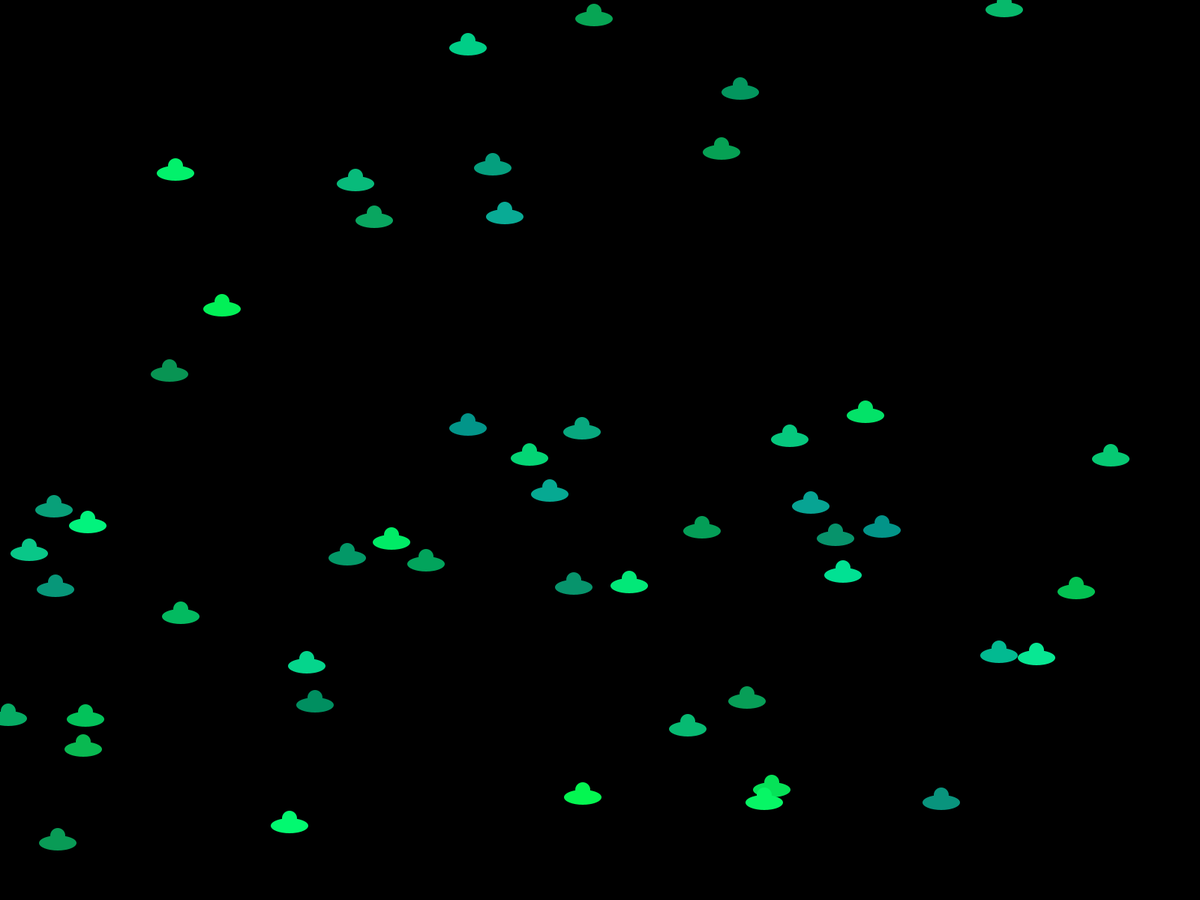
Frame 1 (no input)
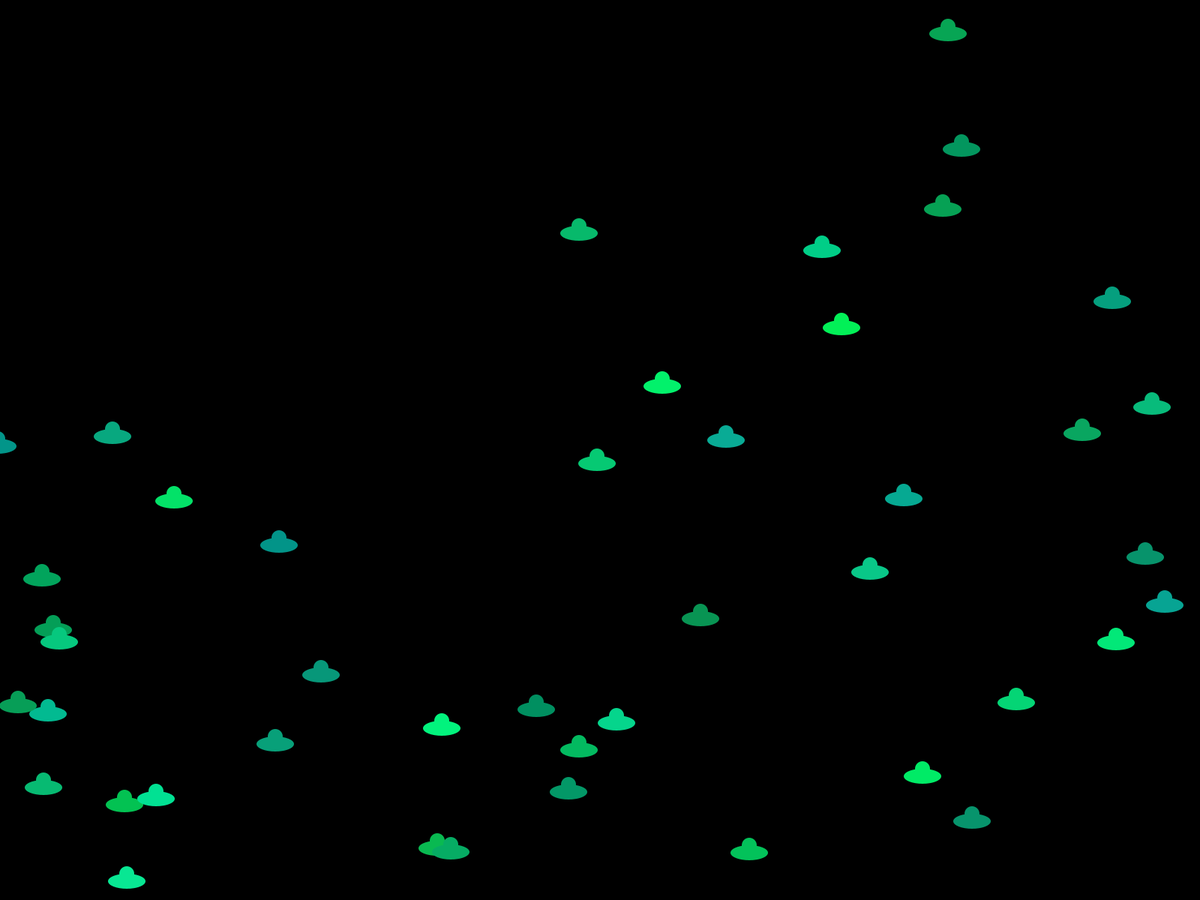
Frame 60 (the mouse pressed at the canvas centre just before this capture)
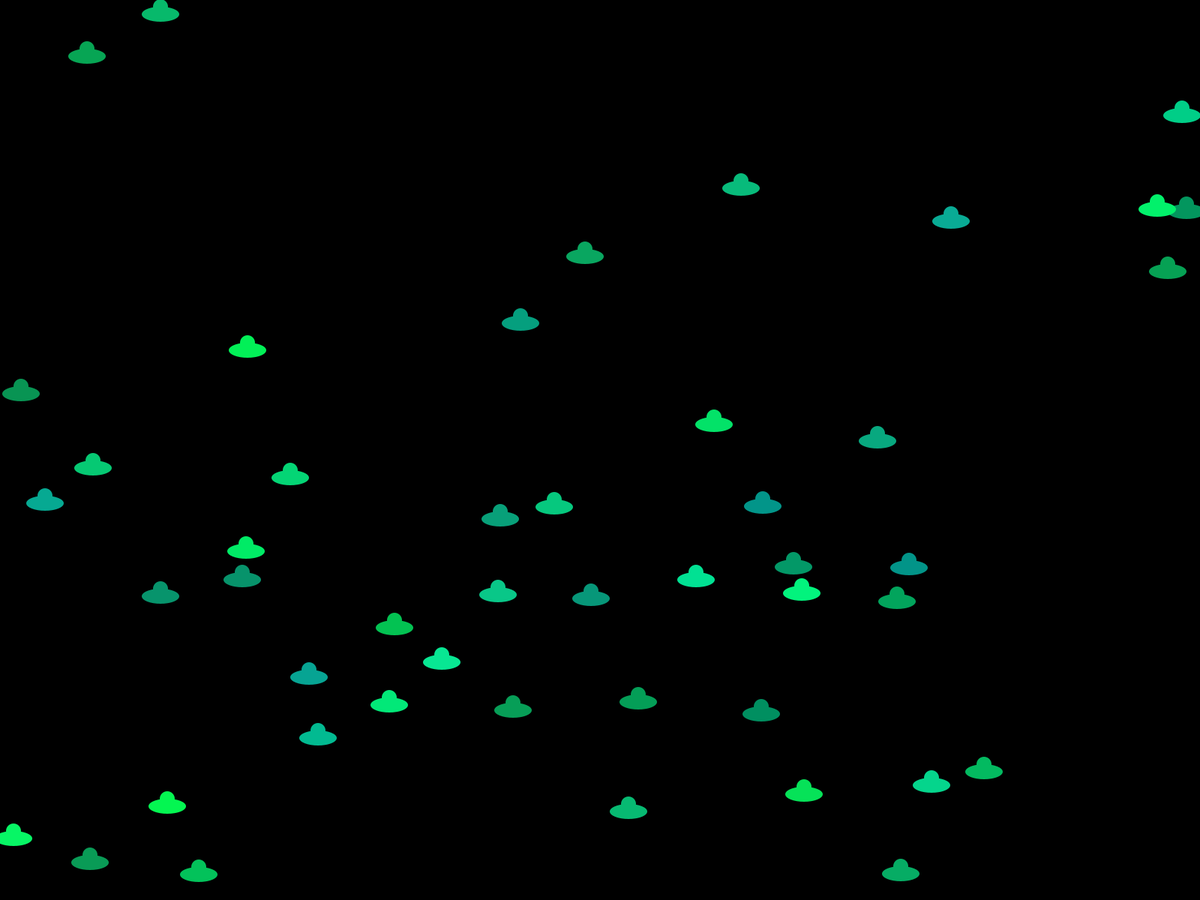
Frame 120 (the mouse held since frame 60 and released just before this capture)

The Processing sketch that drew these frames (run headless with seeded random() and noise(); from frame 60 on, the mouse is pressed at the canvas centre):

// Processing sketch: classes_arrayLists
// ── classes_arrayLists.pde
Ship[] ufo;
int num = 50;


void setup(){
  fullScreen();
  smooth();
  noStroke();
  background(0);
  
  ufo = new Ship[num];
  
  for(int i = 0; i < num; i ++){
    ufo[i] = new Ship();
      
  }
}

void draw(){
  background(0);
  for(int i = 0; i< num; i++){
    ufo[i].drawShip();
    ufo[i].floatShip();
  }
}
// ── Ship.pde
class Ship{
  //variables
  color col;
  int xVel;
  float yVel;
  int rate;
  int xPos, yPos;
  
  //constructor
  Ship(){
    col = color(random(0,10), random(140, 255), random(80, 150));
    xVel = int(random(5,20));
    yVel = int(random(1, 2));
    rate = int(random(5,20));
    xPos = int(random(0, width));
    yPos = int(random(0, height));
  }
  
  void drawShip(){
    fill(col);
    
    ellipse(xPos, yPos, 50, 20);
    ellipse(xPos, yPos-10, 20, 20);
  }
  
  void floatShip(){
    xPos += xVel;
    yPos += int(sin(frameCount/rate) * 10);
    
    if(xPos > width && xVel > 0){
      xPos = -20; 
    }
  }
}
